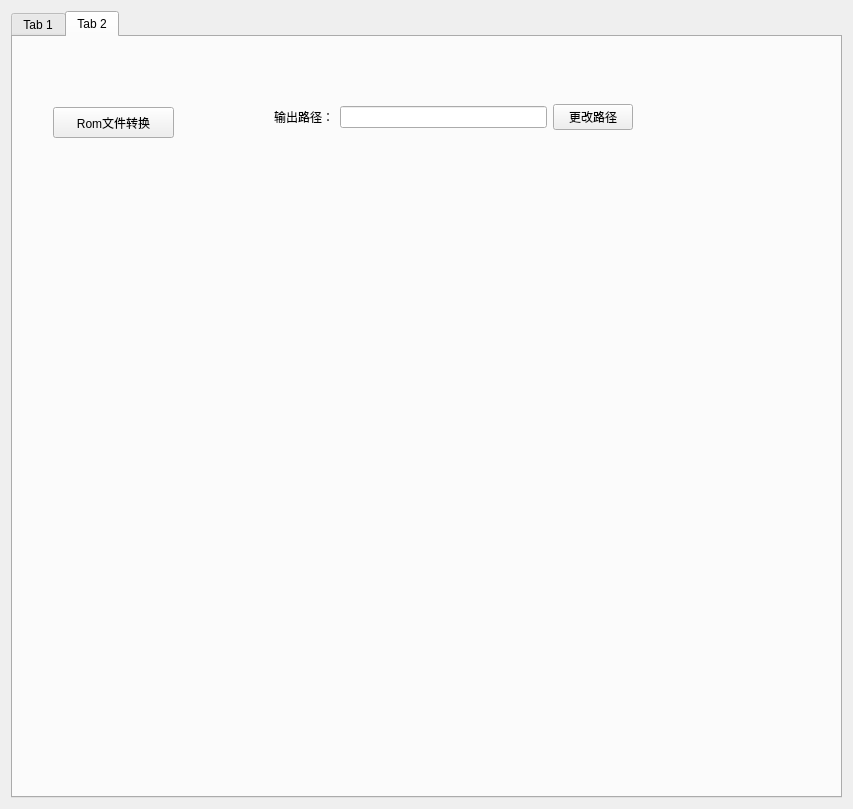
<?xml version="1.0" encoding="UTF-8"?>
<ui version="4.0">
 <class>InstantiationCameraControls</class>
 <widget class="QWidget" name="InstantiationCameraControls">
  <property name="geometry">
   <rect>
    <x>0</x>
    <y>0</y>
    <width>853</width>
    <height>809</height>
   </rect>
  </property>
  <property name="minimumSize">
   <size>
    <width>0</width>
    <height>0</height>
   </size>
  </property>
  <property name="windowTitle">
   <string>QmitkTemplate</string>
  </property>
  <layout class="QVBoxLayout" name="verticalLayout">
   <item>
    <widget class="QTabWidget" name="tabWidget">
     <property name="currentIndex">
      <number>1</number>
     </property>
     <widget class="QWidget" name="tab">
      <attribute name="title">
       <string>Tab 1</string>
      </attribute>
      <widget class="QWidget" name="verticalLayoutWidget">
       <property name="geometry">
        <rect>
         <x>40</x>
         <y>10</y>
         <width>160</width>
         <height>112</height>
        </rect>
       </property>
       <layout class="QVBoxLayout" name="verticalLayout_2">
        <item>
         <widget class="QPushButton" name="CameraConnectBtn">
          <property name="text">
           <string>相机连接</string>
          </property>
         </widget>
        </item>
        <item>
         <widget class="QPushButton" name="CameraDisconnectBtn">
          <property name="text">
           <string>相机断开</string>
          </property>
         </widget>
        </item>
        <item>
         <widget class="QPushButton" name="CameraStartBtn">
          <property name="text">
           <string>追踪图像</string>
          </property>
         </widget>
        </item>
        <item>
         <widget class="QPushButton" name="pushButton_3">
          <property name="text">
           <string>追踪工具</string>
          </property>
         </widget>
        </item>
       </layout>
      </widget>
      <widget class="QWidget" name="horizontalLayoutWidget_7">
       <property name="geometry">
        <rect>
         <x>30</x>
         <y>130</y>
         <width>741</width>
         <height>211</height>
        </rect>
       </property>
       <layout class="QHBoxLayout" name="horizontalLayout_7">
        <item>
         <layout class="QVBoxLayout" name="verticalLayout_3">
          <item>
           <layout class="QHBoxLayout" name="horizontalLayout">
            <item>
             <widget class="QLabel" name="label">
              <property name="text">
               <string/>
              </property>
             </widget>
            </item>
            <item>
             <widget class="QLabel" name="label_2">
              <property name="text">
               <string/>
              </property>
             </widget>
            </item>
           </layout>
          </item>
          <item>
           <layout class="QHBoxLayout" name="horizontalLayout_2">
            <item>
             <widget class="QLabel" name="label_3">
              <property name="text">
               <string/>
              </property>
             </widget>
            </item>
            <item>
             <widget class="QLabel" name="label_4">
              <property name="text">
               <string/>
              </property>
             </widget>
            </item>
           </layout>
          </item>
          <item>
           <layout class="QHBoxLayout" name="horizontalLayout_3">
            <item>
             <widget class="QLabel" name="label_5">
              <property name="text">
               <string/>
              </property>
             </widget>
            </item>
            <item>
             <widget class="QLabel" name="label_6">
              <property name="text">
               <string/>
              </property>
             </widget>
            </item>
           </layout>
          </item>
         </layout>
        </item>
        <item>
         <layout class="QVBoxLayout" name="verticalLayout_4">
          <item>
           <layout class="QHBoxLayout" name="horizontalLayout_4">
            <item>
             <widget class="QLabel" name="label_7">
              <property name="text">
               <string/>
              </property>
             </widget>
            </item>
            <item>
             <widget class="QLabel" name="label_8">
              <property name="text">
               <string/>
              </property>
             </widget>
            </item>
           </layout>
          </item>
          <item>
           <layout class="QHBoxLayout" name="horizontalLayout_5">
            <item>
             <widget class="QLabel" name="label_9">
              <property name="text">
               <string/>
              </property>
             </widget>
            </item>
            <item>
             <widget class="QLabel" name="label_10">
              <property name="text">
               <string/>
              </property>
             </widget>
            </item>
           </layout>
          </item>
          <item>
           <layout class="QHBoxLayout" name="horizontalLayout_6">
            <item>
             <widget class="QLabel" name="label_11">
              <property name="text">
               <string/>
              </property>
             </widget>
            </item>
            <item>
             <widget class="QLabel" name="label_12">
              <property name="text">
               <string/>
              </property>
             </widget>
            </item>
           </layout>
          </item>
         </layout>
        </item>
       </layout>
      </widget>
      <widget class="QWidget" name="horizontalLayoutWidget">
       <property name="geometry">
        <rect>
         <x>120</x>
         <y>360</y>
         <width>611</width>
         <height>391</height>
        </rect>
       </property>
       <layout class="QHBoxLayout" name="horizontalLayout_8">
        <item>
         <widget class="QWidget" name="RightImageWidget" native="true">
          <property name="sizePolicy">
           <sizepolicy hsizetype="Preferred" vsizetype="Preferred">
            <horstretch>0</horstretch>
            <verstretch>0</verstretch>
           </sizepolicy>
          </property>
          <property name="minimumSize">
           <size>
            <width>576</width>
            <height>360</height>
           </size>
          </property>
         </widget>
        </item>
       </layout>
      </widget>
      <widget class="QPushButton" name="DrawRectBtn">
       <property name="geometry">
        <rect>
         <x>320</x>
         <y>20</y>
         <width>75</width>
         <height>23</height>
        </rect>
       </property>
       <property name="text">
        <string>绘制矩形</string>
       </property>
      </widget>
     </widget>
     <widget class="QWidget" name="tab_2">
      <attribute name="title">
       <string>Tab 2</string>
      </attribute>
      <widget class="QPushButton" name="ConverRomFileBtn">
       <property name="geometry">
        <rect>
         <x>40</x>
         <y>70</y>
         <width>121</width>
         <height>31</height>
        </rect>
       </property>
       <property name="text">
        <string>Rom文件转换</string>
       </property>
      </widget>
      <widget class="QWidget" name="horizontalLayoutWidget_2">
       <property name="geometry">
        <rect>
         <x>250</x>
         <y>40</y>
         <width>381</width>
         <height>80</height>
        </rect>
       </property>
       <layout class="QHBoxLayout" name="horizontalLayout_9">
        <item>
         <widget class="QLabel" name="label_13">
          <property name="text">
           <string>输出路径：</string>
          </property>
         </widget>
        </item>
        <item>
         <widget class="QLineEdit" name="SaveARomPathLineEdit"/>
        </item>
        <item>
         <widget class="QPushButton" name="SelectARomPathBtn">
          <property name="text">
           <string>更改路径</string>
          </property>
         </widget>
        </item>
       </layout>
      </widget>
      <widget class="QWidget" name="horizontalLayoutWidget_3">
       <property name="geometry">
        <rect>
         <x>10</x>
         <y>150</y>
         <width>781</width>
         <height>491</height>
        </rect>
       </property>
       <layout class="QHBoxLayout" name="horizontalLayout_10">
        <item>
         <widget class="QLabel" name="LeftImageLabel">
          <property name="sizePolicy">
           <sizepolicy hsizetype="Fixed" vsizetype="Fixed">
            <horstretch>1</horstretch>
            <verstretch>0</verstretch>
           </sizepolicy>
          </property>
          <property name="text">
           <string/>
          </property>
         </widget>
        </item>
        <item>
         <widget class="QLabel" name="RightImageLabel">
          <property name="sizePolicy">
           <sizepolicy hsizetype="Expanding" vsizetype="Expanding">
            <horstretch>0</horstretch>
            <verstretch>0</verstretch>
           </sizepolicy>
          </property>
          <property name="minimumSize">
           <size>
            <width>192</width>
            <height>120</height>
           </size>
          </property>
          <property name="text">
           <string/>
          </property>
         </widget>
        </item>
       </layout>
      </widget>
     </widget>
    </widget>
   </item>
  </layout>
 </widget>
 <layoutdefault spacing="6" margin="11"/>
 <resources/>
 <connections/>
</ui>
